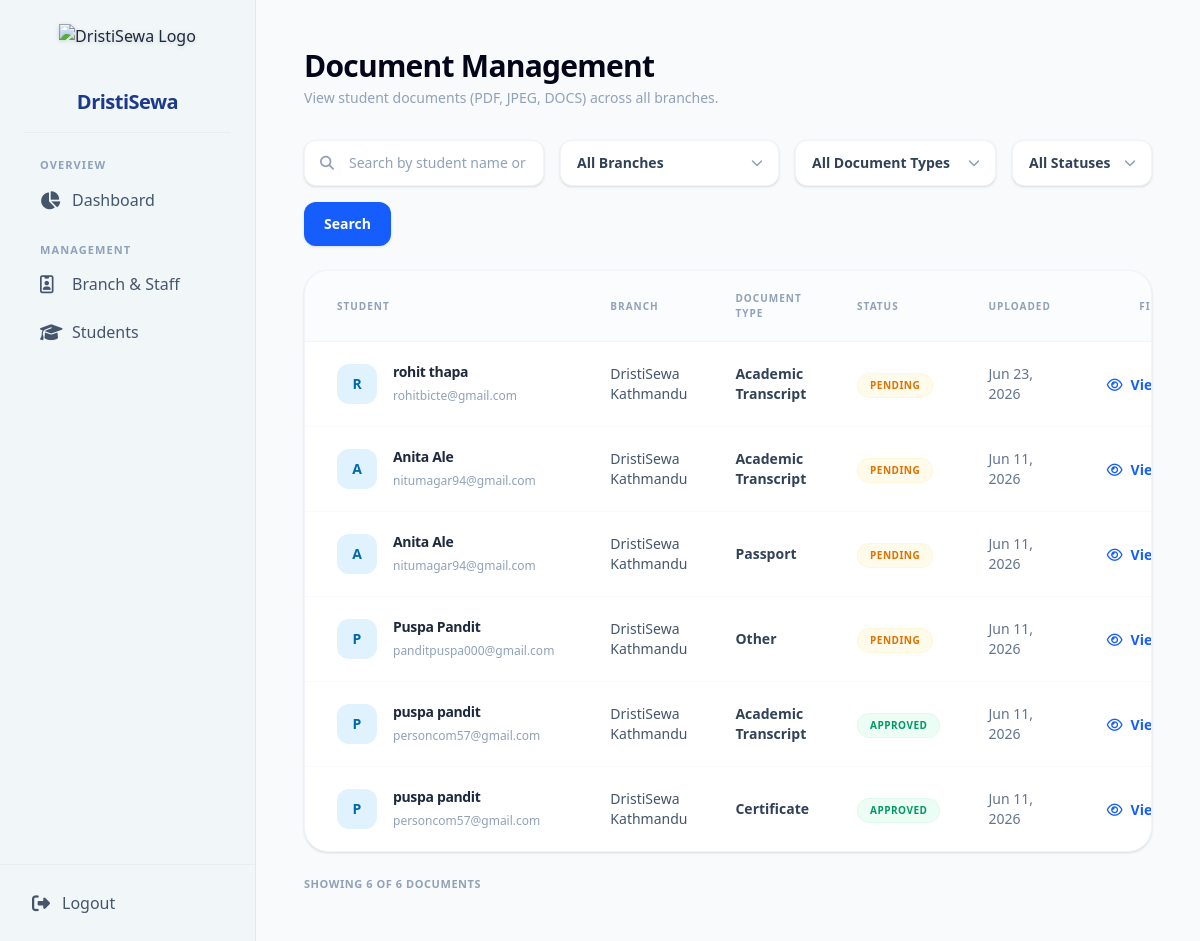
Before: /admin-panel/documents/ (signed in) with the older database file.
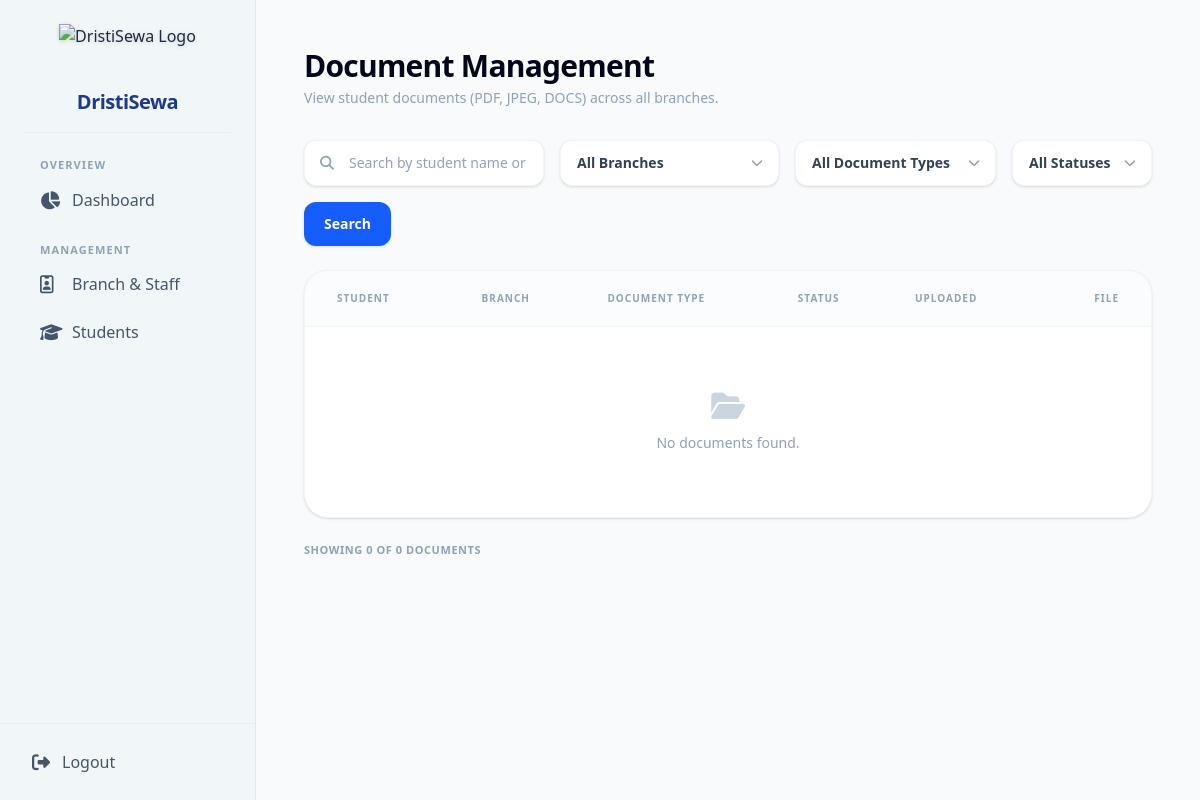
After: the same page with the newer database file.
### documents/models.py (models this page shows, shortened)
class Document(TimeStampedModel):
    class DocType(models.TextChoices):
        PASSPORT = "PASSPORT", "Passport"
        TRANSCRIPT = "TRANSCRIPT", "Academic Transcript"
        CERTIFICATE = "CERTIFICATE", "Certificate"
        TEST_SCORE = "TEST_SCORE", "Test Score Report"
        BANK_STATEMENT = "BANK_STATEMENT", "Bank Statement"
        OTHER = "OTHER", "Other"
    class Status(models.TextChoices):
        PENDING = "PENDING", "Pending"
        APPROVED = "APPROVED", "Approved"
        REJECTED = "REJECTED", "Rejected"
    student = models.ForeignKey(Student, on_delete=models.CASCADE, related_name="documents")
    doc_type = models.CharField(max_length=20, choices=DocType.choices, default=DocType.OTHER)
    file = models.FileField(upload_to="documents/")
    status = models.CharField(max_length=10, choices=Status.choices, default=Status.PENDING)
    remarks = models.CharField(max_length=255, blank=True)
    class Meta:
        ordering = ["-created_at"]

### students/models.py (models this page shows, shortened)
class Student(TimeStampedModel):
    class Test(models.TextChoices):
        IELTS = "IELTS", "IELTS"
        PTE = "PTE", "PTE"
        TOEFL = "TOEFL", "TOEFL"
    user = models.OneToOneField(
        settings.AUTH_USER_MODEL, on_delete=models.CASCADE, related_name="student"
    )
    assigned_to = models.ForeignKey(
        settings.AUTH_USER_MODEL,
        on_delete=models.SET_NULL,
        null=True,
        blank=True,
        related_name="assigned_students",
    )
    date_of_birth = models.DateField(null=True, blank=True)
    college = models.CharField(max_length=200, blank=True)
    passed_year = models.PositiveIntegerField(null=True, blank=True)
    gpa = models.DecimalField(max_digits=3, decimal_places=2, null=True, blank=True)
    test_type = models.CharField(max_length=10, choices=Test.choices, blank=True)
    test_score = models.DecimalField(max_digits=5, decimal_places=2, null=True, blank=True)
    preferred_country = models.CharField(max_length=100, blank=True)
    is_archived = models.BooleanField(default=False)
    is_verified = models.BooleanField(default=False)
    profile_pic = models.ImageField(
        upload_to="profile_pics/", default="profile_pics/default.png", blank=True
    )

### accounts/models.py (models this page shows, shortened)
class User(AbstractUser):
    class Role(models.TextChoices):
        ADMIN = "ADMIN", "Admin"
        MANAGER = "MANAGER", "Manager"
        FRONTDESK = "FRONTDESK", "Front Desk"
        STUDENT = "STUDENT", "Student"
    username = None
    email = models.EmailField("email address", unique=True)
    role = models.CharField(
        max_length=20, choices=Role.choices, default=Role.STUDENT)
    branch = models.ForeignKey(
        "branches.Branch",
        on_delete=models.SET_NULL,
        null=True,
        blank=True,
        related_name="staff",
    )
    phone = models.CharField(max_length=20, blank=True)
    experience_details = models.TextField(blank=True)
    profile_pic = models.ImageField(
        upload_to="profile_pics/", default="profile_pics/default.png", blank=True
    )
    last_seen = models.DateTimeField(null=True, blank=True)
    USERNAME_FIELD = "email"
    REQUIRED_FIELDS = []
    objects = UserManager()

### branches/models.py (models this page shows, shortened)
class Branch(TimeStampedModel):
    name = models.CharField(max_length=150, unique=True)
    code = models.CharField(max_length=20, unique=True)
    address = models.CharField(max_length=255, blank=True)
    phone = models.CharField(max_length=20, blank=True)
    email = models.EmailField(blank=True)
    is_active = models.BooleanField(default=True)
    class Meta:
        ordering = ["name"]

### accounts/views.py (the view)
# urls.py: path("admin-panel/documents/", views.admin_documents, name="admin_documents"),
@role_required("ADMIN")
def admin_documents(request):
    from django.db.models import Q
    from branches.models import Branch
    from documents.models import Document
    documents_qs = Document.objects.select_related(
        "student", "student__user", "student__user__branch"
    )
    query = request.GET.get("q", "").strip()
    if query:
        documents_qs = documents_qs.filter(
            Q(student__user__first_name__icontains=query)
            | Q(student__user__last_name__icontains=query)
            | Q(student__user__email__icontains=query)
        )
    branch_id = request.GET.get("branch", "").strip()
    if branch_id:
        documents_qs = documents_qs.filter(student__user__branch_id=branch_id)
    doc_type = request.GET.get("doc_type", "").strip()
    if doc_type:
        documents_qs = documents_qs.filter(doc_type=doc_type)
    status = request.GET.get("status", "").strip()
    if status:
        documents_qs = documents_qs.filter(status=status)
    return render(
        request,
        "admin/documents.html",
        {
            "documents": documents_qs.order_by("-created_at"),
            "branches": Branch.objects.filter(is_active=True),
            "doc_types": Document.DocType.choices,
            "doc_statuses": Document.Status.choices,
            "selected_branch": branch_id,
            "selected_doc_type": doc_type,
            "selected_status": status,
            "query": query,
            "total_documents": Document.objects.count(),
        },
    )

### accounts/permissions.py (called while the page is built)
def role_required(*allowed_roles):
    def decorator(view_func):
        @wraps(view_func)
        @login_required
        def _wrapped(request, *args, **kwargs):
            user = request.user
            if user.is_superuser or user.role in allowed_roles:
                return view_func(request, *args, **kwargs)
            raise PermissionDenied("You do not have permission to access this page.")
        return _wrapped
    return decorator

### templates/admin/documents.html (shortened to what the changed rows need)
{% extends 'admin/dristisewa_base.html' %}
{% block content %}
<div class="mb-8">
    <h2 class="text-3xl font-bold text-slate-950 tracking-tight font-sans">Document Management</h2>
</div>
<div class="bg-white border border-slate-100 rounded-3xl shadow-sm overflow-hidden">
    <table class="w-full text-left border-collapse">
        <thead>
            <tr class="border-b border-slate-100 text-[10px] font-bold uppercase tracking-widest text-slate-400 bg-slate-50/50">
                <th class="py-5 px-8">Student</th>
                <th class="py-5 px-6">Branch</th>
                <th class="py-5 px-6">Document Type</th>
                <th class="py-5 px-6">Status</th>
                <th class="py-5 px-6">Uploaded</th>
                <th class="py-5 px-8 text-right">File</th>
            </tr>
        </thead>
        <tbody class="divide-y divide-slate-50">
            {% for document in documents %}
            <tr class="hover:bg-slate-50/40 transition-colors">
                <td class="py-5 px-8 flex items-center gap-4">
                    <div class="w-10 h-10 bg-sky-100 rounded-xl flex items-center justify-center font-bold text-sm text-sky-700">
                        {{ document.student.user.get_full_name|slice:":1"|upper|default:"S" }}
                    </div>
                    <div>
                        <span class="font-bold text-slate-800 text-sm tracking-tight block">{{ document.student.user.get_full_name|default:document.student.user.email }}</span>
                        <span class="text-xs text-slate-400">{{ document.student.user.email }}</span>
                    </div>
                </td>
                <td class="py-5 px-6 text-sm text-slate-600">{{ document.student.user.branch.name|default:"—" }}</td>
                <td class="py-5 px-6 text-sm font-semibold text-slate-700">{{ document.get_doc_type_display }}</td>
                <td class="py-5 px-6">
                    {% if document.status == 'APPROVED' %}
                    <span class="inline-flex items-center px-3 py-1 rounded-full text-[10px] font-extrabold uppercase tracking-wider bg-emerald-50 text-emerald-600 border border-emerald-100/50">Approved</span>
                    {% elif document.status == 'REJECTED' %}
                    <span class="inline-flex items-center px-3 py-1 rounded-full text-[10px] font-extrabold uppercase tracking-wider bg-rose-50 text-rose-600 border border-rose-100/50">Rejected</span>
                    {% else %}
                    <span class="inline-flex items-center px-3 py-1 rounded-full text-[10px] font-extrabold uppercase tracking-wider bg-amber-50 text-amber-600 border border-amber-100/50">Pending</span>
                    {% endif %}
                </td>
                <td class="py-5 px-6 text-sm text-slate-500">{{ document.created_at|date:"M d, Y" }}</td>
                <td class="py-5 px-8 text-right">
                    {% if document.file %}
                    <a href="{{ document.file.url }}" target="_blank" rel="noopener" class="inline-flex items-center gap-2 text-blue-600 hover:text-blue-700 font-semibold text-sm transition">
                        <i class="fa-regular fa-eye"></i> View
                    </a>
                    {% else %}
                    <span class="text-slate-300 text-sm">—</span>
                    {% endif %}
                </td>
            </tr>
            {% empty %}
            <tr>
                <td colspan="6" class="text-center py-16 text-slate-400">
                    <i class="fas fa-folder-open text-3xl mb-3 block text-slate-300"></i>
                    <p class="font-medium text-sm">No documents found.</p>
                </td>
            </tr>
            {% endfor %}
        </tbody>
    </table>
</div>
<div class="flex flex-col sm:flex-row justify-between items-center gap-4 mt-6">
    <span class="text-slate-400 text-[11px] font-bold uppercase tracking-wider">
        Showing {{ documents|length }} of {{ total_documents }} documents
    </span>
</div>
{% endblock %}

Changed rows visible on the page:
removed Document: student.user.get_full_name "R", student.user.get_full_name "rohit thapa", student.user.email "rohitbicte@gmail.com", student.user.branch.name "DristiSewa Kathmandu", doc_type "Academic Transcript", status "PENDING", created_at "Jun 23, 2026"
removed Document: student.user.get_full_name "A", student.user.get_full_name "Anita Ale", student.user.email "nitumagar94@gmail.com", student.user.branch.name "DristiSewa Kathmandu", doc_type "Academic Transcript", status "PENDING", created_at "Jun 11, 2026"
removed Document: student.user.get_full_name "A", student.user.get_full_name "Anita Ale", student.user.email "nitumagar94@gmail.com", student.user.branch.name "DristiSewa Kathmandu", doc_type "Passport", status "PENDING", created_at "Jun 11, 2026"
removed Document: student.user.get_full_name "P", student.user.get_full_name "Puspa Pandit", student.user.email "panditpuspa000@gmail.com", student.user.branch.name "DristiSewa Kathmandu", doc_type "Other", status "PENDING", created_at "Jun 11, 2026"
removed Document: student.user.get_full_name "P", student.user.get_full_name "puspa pandit", student.user.email "personcom57@gmail.com", student.user.branch.name "DristiSewa Kathmandu", doc_type "Academic Transcript", status "APPROVED", created_at "Jun 11, 2026"
removed Document: student.user.get_full_name "P", student.user.get_full_name "puspa pandit", student.user.email "personcom57@gmail.com", student.user.branch.name "DristiSewa Kathmandu", doc_type "Certificate", status "APPROVED", created_at "Jun 11, 2026"
Other visible differences:
{{ documents|length }}: "6" → "0"
{{ total_documents }}: "6" → "0"
text now shown: "No documents found."
